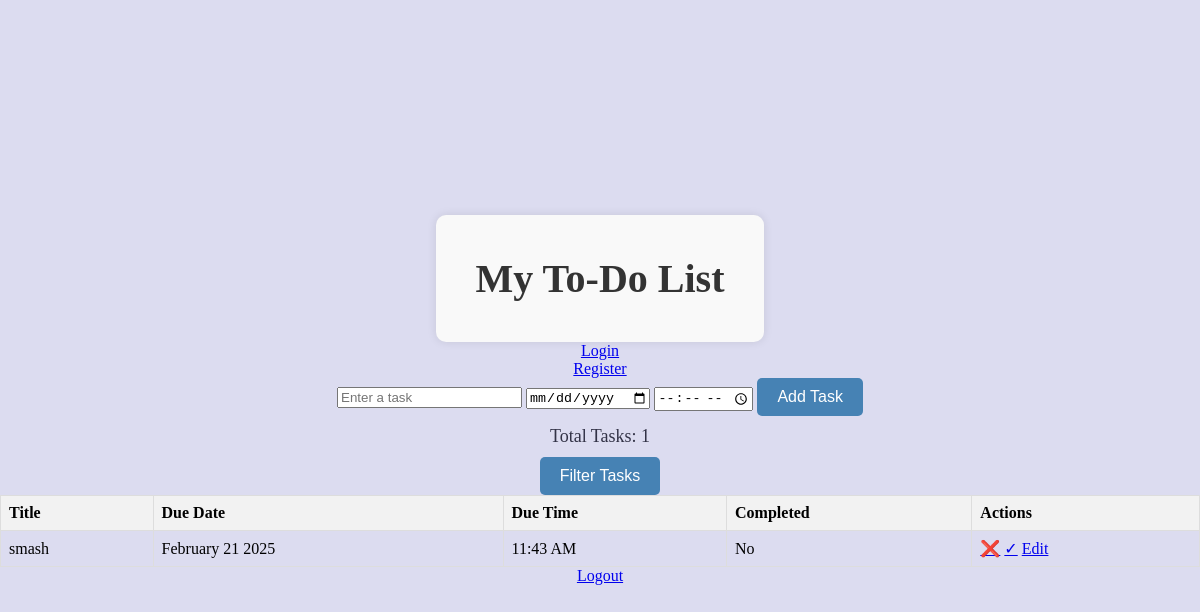
Before: / with the older database file.
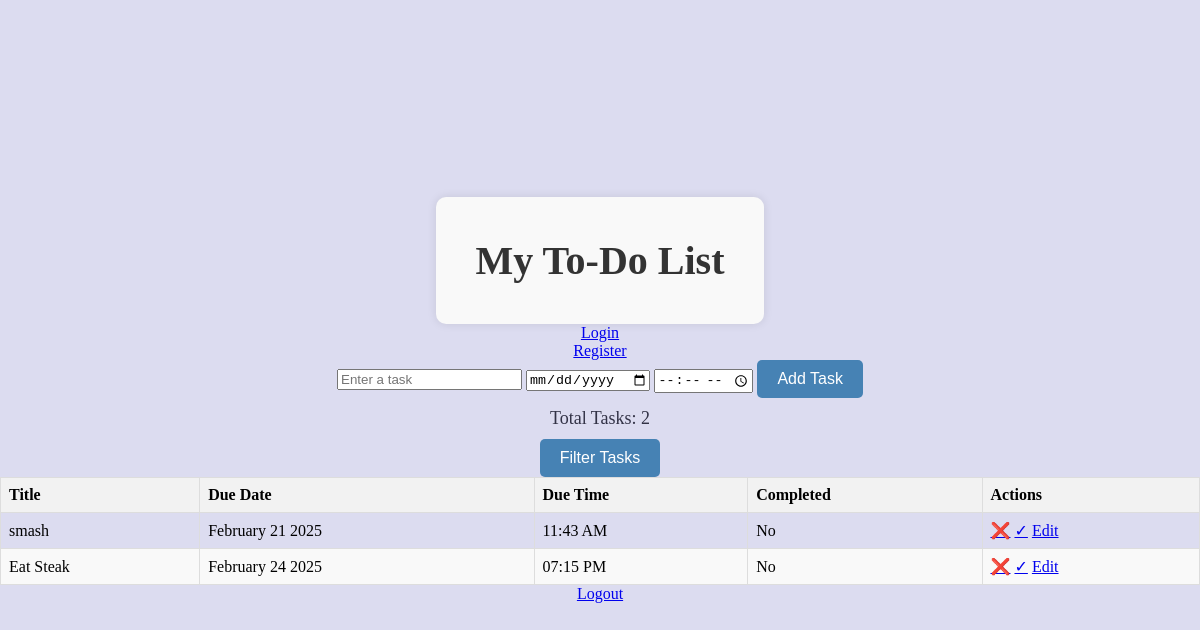
After: the same page with the newer database file.
### app.py (models this page shows)
class Task(db.Model):
    __tablename__ = 'tasks'
    id = db.Column(db.Integer, primary_key=True)
    title = db.Column(db.String(100), nullable=False)
    completed = db.Column(db.Boolean, default=False)
    created_at = db.Column(db.DateTime, server_default=db.func.now())
    due_date = db.Column(db.Date, nullable=False)
    time = db.Column(db.Time, nullable=False)

### app.py (the view)
@app.route('/')
def index():
    tasks = Task.query.all()
    return render_template('index.html', tasks=tasks)

### templates/index.html (shortened to what this page needs)
<!DOCTYPE html>
<html>
<head>
    <link rel ="stylesheet" href = {{ url_for('static', filename = "styles.css") }}>
</head>
<body>
    <div class="container">
        <h1>My To-Do List</h1>
    </div>
    <a href="/login">Login</a>
    <a href="/register">Register</a>
    <form action="/add" method="post">
        <input type="text" name="title" placeholder="Enter a task" required>
        <input type="date" name="due_date" placeholder="Enter a Due Date">
        <input type="time" name="time" placeholder="Enter a Due Time">
        <button type="submit">Add Task</button>
    </form>
    <p>Total Tasks: {{ tasks|length }}</p>
    <button type="button" onclick="filterTasks()">Filter Tasks</button>
    <table>
        <thead>
            <tr>
                <th>Title</th>
                <th>Due Date</th>
                <th>Due Time</th>
                <th>Completed</th>
                <th>Actions</th>
            </tr>
        </thead>
        <tbody>
            {% for task in tasks %}
                <tr>
                    <td>{{ task['title'] }}</td>
                    <td>{{ task['due_date'].strftime('%B %d %Y') }}</td>
                    <td>{{ task['time'].strftime('%I:%M %p') }}</td>
                    <td>{{ 'Yes' if task['completed'] else 'No' }}</td>
                <td>
                    <a href="/delete/{{ task['id'] }}" onclick="return confirm('Are you sure you want to delete this task?');">❌</a>
                    <a href="/complete/{{ task['id'] }}">&#10003;</a>
                    <a href="/edit/{{ task['id'] }}" onclick="document.getElementById('edit-form-{{ task['id'] }}').style.display = 'inline'; return false;">Edit</a>
                </td>
            {% endfor %}
        </tbody>
    </table>
</body>
<footer>
    <a href="/logout">Logout</a>
</footer>
</html>

### static/styles.css (style rules this page uses)
body { display: flex; flex-direction: column; justify-content: center; align-items: center; height: 100vh; margin: 0; background-color: rgb(220, 220, 240); }
h1 { margin: 0; padding: 20px; text-align: center; }
p { font-size: 18px; color: rgb(50, 50, 70); margin: 10px 0; }
button { padding: 10px 20px; font-size: 16px; color: white; background-color: rgb(70, 130, 180); border: none; border-radius: 5px; cursor: pointer; }

### templates/index.html (style rules this page uses)
.container { max-width: 800px; margin: 0 auto; padding: 20px; text-align: center; background-color: #f9f9f9; border-radius: 10px; box-shadow: 0 0 10px rgba(0, 0, 0, 0.1); }
.container h1 { font-size: 2.5em; color: #333; }
table { width: 100%; border-collapse: collapse; }
th, td { border: 1px solid #ddd; padding: 8px; }
th { background-color: #f2f2f2; text-align: left; }
tr:nth-child(even) { background-color: #f9f9f9; }

Changed rows visible on the page:
added Task: title "Eat Steak", due_date "February 24 2025", time "07:15 PM", completed "No"
Other visible differences:
{{ tasks|length }}: "1" → "2"
